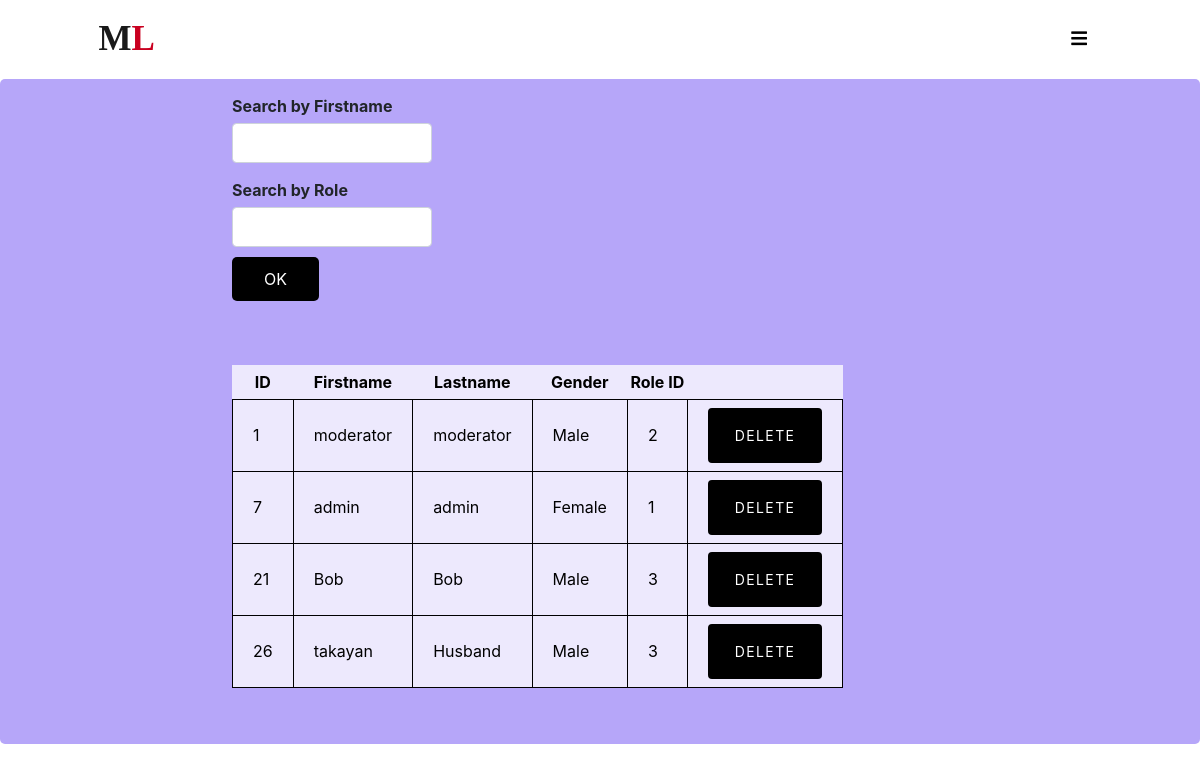
The app's page /data/adminPageUsers.php (signed in) with its own data.
### tables this page shows
CREATE TABLE `users` (
  `id` int(11) NOT NULL,
  `firstname` varchar(100) NOT NULL,
  `lastname` varchar(100) NOT NULL,
  `email` varchar(100) NOT NULL,
  `gender` varchar(50) NOT NULL,
  `password` varchar(50) NOT NULL,
  `role_id` int(11) NOT NULL DEFAULT 3
);

### data/db.php (called while the page is built, shortened)
<?php
	function filterTable($query){
		$connect = mysqli_connect("localhost", "root", "", "midterm");
		$filter_Result = mysqli_query($connect, $query);
		return $filter_Result;
	}
?>

### data/adminPageUsers.php (the view, shortened to what this page needs)
<?php
    require 'db.php';
    if (isset($_POST['search_users'])) {
        $firstname = $_POST['firstname'];
        $role_id = $_POST['role_id'];
        if (!empty($_POST['firstname'])And empty($_POST['role_id'])){
            $query = "SELECT * FROM `users` WHERE firstname LIKE '%".$firstname."%'";
            $search_result = filterTable($query);
        } else if (empty($_POST['firstname'])And !empty($_POST['role_id'])){
            $query = "SELECT * FROM `users` WHERE role_id = '$role_id'";
            $search_result = filterTable($query);
        } else {
            $query = "SELECT * FROM `users`";
            $search_result = filterTable($query);
        }
    } else {
        $query = "SELECT * FROM `users`";
        $search_result = filterTable($query);
    }
?>
<!DOCTYPE html>
<html>
    <head>
        <link rel="stylesheet" href="https://maxcdn.bootstrapcdn.com/bootstrap/4.0.0/css/bootstrap.min.css">
        <link rel="stylesheet" href="https://cdnjs.cloudflare.com/ajax/libs/font-awesome/5.15.2/css/all.min.css" />
        <link rel="stylesheet" type="text/css" href="../data/style.css">
        <link rel="stylesheet" type="text/css" href="../main.css">
</head>
    <body>
    <div class="container_nav">
        <nav class="navbar navbar-expand-lg navbar-light">
            <a class="navbar-brand" href="#">M<span>L</span></a>
            <div class="collapse navbar-collapse" id="navbarTogglerDemo03">
                    <ul class="navbar-nav mr-left">
                        <div class="dropdown">
                            <button class="btn btn-secondary" style="background: #fff;" type="button" id="dropdownMenu2" data-toggle="dropdown" aria-haspopup="true" aria-expanded="false">
                            <i class="fas fa-bars"></i>
                            </button>
                        </div>
                    </ul>
                </div>
            </div>
        <div class="container">
            <form action="adminPageUsers.php" method="post">
                <div class="content_table admin_table">
                    <label for="title">
                        <b>
                            <?php
                                if (isset($_COOKIE['lang_manga'])) {
                                    if($_COOKIE['lang_manga']=='ru'){
                                        echo "Искать через Имя";
                                    }elseif($_COOKIE['lang_manga']=='en'){
                                        echo "Search by Firstname";
                                    }
                                }else{  echo "Search by Firstname";}
                            ?>
                        </b>
                    <input class="form-control" type="text" name="firstname"
                    placeholder="">
                    <label for="title">
                        <b>
                            <?php
                                if (isset($_COOKIE['lang_manga'])) {
                                    if($_COOKIE['lang_manga']=='ru'){
                                        echo "Искать через Роль";
                                    }elseif($_COOKIE['lang_manga']=='en'){
                                        echo "Search by Role";
                                    }
                                }else{  echo "Search by Role";}
                            ?>
                        </b>
                    <input class="form-control" type="text" name="role_id">
                    <input class="button_search" type="submit" name="search_users" value="OK"><br><br>
                    <table class="tableStyle">
                        <tr>
                            <th>ID</th>
                            <th>
                            <?php
                                if (isset($_COOKIE['lang_manga'])) {
                                    if($_COOKIE['lang_manga']=='ru'){
                                        echo "Имя";
                                    }elseif($_COOKIE['lang_manga']=='en'){
                                        echo "Firstname";
                                    }
                                }else{echo "Firstname";}
                            ?>
                            </th>
                            <th>
                            <?php
                                if (isset($_COOKIE['lang_manga'])) {
                                    if($_COOKIE['lang_manga']=='ru'){
                                        echo "Фамилия";
                                    }elseif($_COOKIE['lang_manga']=='en'){
                                        echo "Lastname";
                                    }
                                }else{echo "Lastname";}
                            ?>
                            </th>
                            <th>
                            <?php
                                if (isset($_COOKIE['lang_manga'])) {
                                    if($_COOKIE['lang_manga']=='ru'){
                                        echo "Гендер";
                                    }elseif($_COOKIE['lang_manga']=='en'){
                                        echo "Gender";
                                    }
                                }else{echo "Gender";}
                            ?>
                            </th>
                            <th>
                            <?php
                                if (isset($_COOKIE['lang_manga'])) {
                                    if($_COOKIE['lang_manga']=='ru'){
                                        echo "Роль ID";
                                    }elseif($_COOKIE['lang_manga']=='en'){
                                        echo "Role ID";
                                    }
                                }else{echo "Role ID";}
                            ?>
                            </th>
                        </tr>
                        <?php
                        while($row = mysqli_fetch_array($search_result)):?>
                        <tr>
                            <td><?php echo $row['id'];?></td>
                            <td><?php echo $row['firstname'];?></td>
                            <td><?php echo $row['lastname'];?></td>
                            <td><?php echo $row['gender'];?></td>
                            <td><?php echo $row['role_id'];?></td>
                            <td> <a class="btn btn-primary second" href="delete.php?id=<?php echo $row['id']; ?>">
                            <?php
                                if (isset($_COOKIE['lang_manga'])) {
                                    if($_COOKIE['lang_manga']=='ru'){
                                        echo "УДАЛИТЬ";
                                    }elseif($_COOKIE['lang_manga']=='en'){
                                        echo "DELETE";
                                    }
                                }else{echo "DELETE";}
                            ?>
                            </a> </td>
                        </tr>
                        <?php
                            endwhile;
                        ?>
                    </table>
                </div>
            </form>
        </div>
    </body>
</html>

### data/style.css (style rules this page uses)
.container { width: 100%; max-width: 1200px; margin: 0 auto; display: flex; flex-wrap: wrap; }
td { border: 1px solid black; padding: 8px 20px; }
.tableStyle { margin:40px auto; }
.btn.btn-primary.second { background: #669900; border-color: #669900; }
.btn.btn-primary { padding: 10px 25px; }
.form-control { width: 200px; height: 40px; }
.btn-primary { background: #F85A16; color: #fff; border: 2px solid #F85A16; }

### main.css (style rules this page uses)
.container { width: 100%; max-width: 1200px; margin: 0 auto; display: flex; flex-wrap: wrap; }
.container_nav { width: 100%; max-width: 1035px; margin: 0 auto; }
a { color: #000000; }
.btn { letter-spacing: 0.1em; cursor: pointer; font-size: 14px; font-weight: 400; line-height: 45px; max-width: 260px; position: relative; text-decoration: none; text-transform: uppercase; width: 100%; background-color: rgb(255, 255, 255); }
.btn-secondary { color: #000; background-color: #fff; border-color: #fff; }
.fa, .fas { font-weight: 900; font-size: 18px; }
.navbar { font-size: 18px; }
.navbar.navbar-light { background-color: #ffffff; }
.navbar-brand { font-family: UD Digi Kyokasho NP-B; font-style: normal; font-weight: bold; font-size: 35px; }
.navbar-brand span { color: #C90020; }
.go_top span, a { display:inline-block }

### data/adminPageUsers.php (style rules this page uses)
.container { background-color: #B6A6F9; border-radius: 5px; margin-bottom: 20px; }
.tableStyle { background: rgba(255, 255, 255, 0.75); color: #000; }
.btn.btn-primary { padding: 3px 25px; }
.btn.btn-primary.second { background: #000; border-color: #000; color: #fff; }
th { padding: 5px 3px; text-align: center; }
.form-control { margin-top: 5px; }
.button_search { border: 2px solid transparent; background: #000; color: #fff; margin-top: 10px; padding: 8px 30px; border-radius: 5px; cursor: pointer; }
.content_table { margin: 0 217px; }
label { margin-top: 15px; }

### records on screen
users: id "1", firstname "moderator", lastname "moderator", gender "Male", role "2"
users: id "7", firstname "admin", lastname "admin", gender "Female", role "1"
users: id "21", firstname "Bob", lastname "Bob", gender "Male", role "3"
users: id "26", firstname "takayan", lastname "Husband", gender "Male", role "3"
